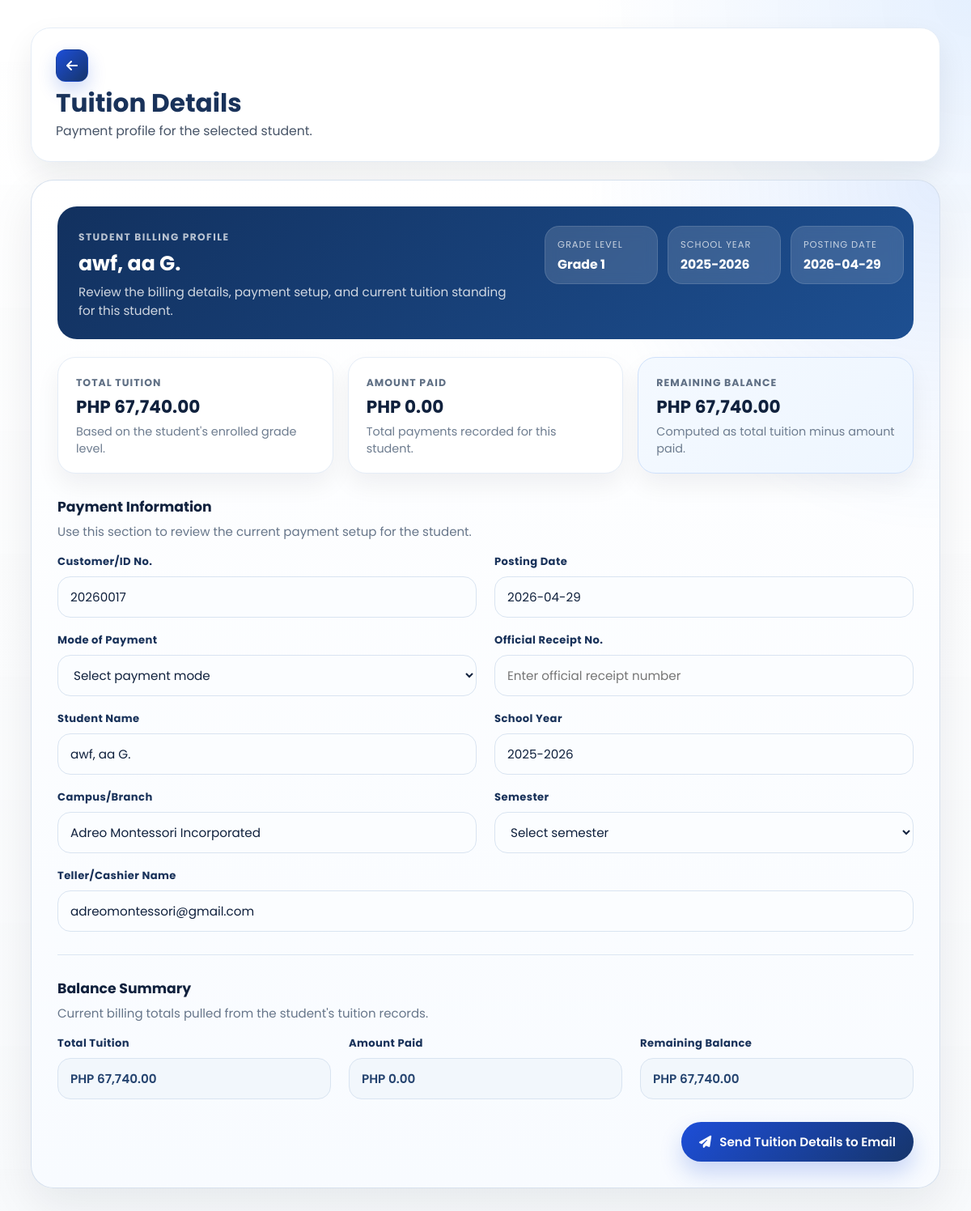
Before: /SmartEnroll/tuition_details.php?student_id=20260017 (signed in) with the older database file.
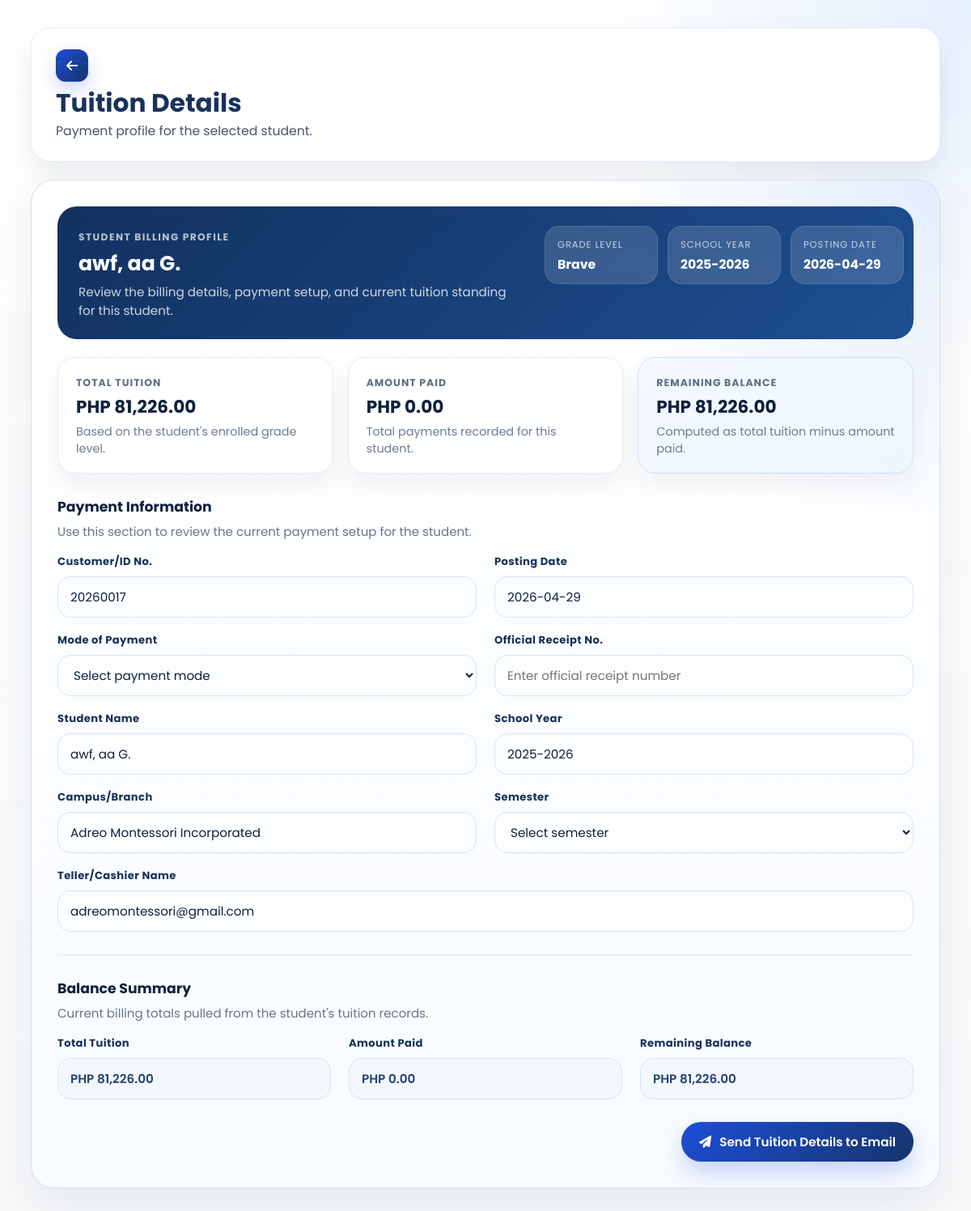
After: the same page with the newer database file.
### tables this page shows
CREATE TABLE `enrollments` (
  `id` int(11) NOT NULL,
  `grade_level` varchar(50) DEFAULT NULL,
  `student_id` varchar(20) DEFAULT NULL,
  `school_year` varchar(20) DEFAULT NULL,
  `student_status` varchar(50) DEFAULT NULL,
  `completion_date` date DEFAULT NULL,
  `learner_lname` varchar(100) DEFAULT NULL,
  `learner_fname` varchar(100) DEFAULT NULL,
  `learner_mname` varchar(100) DEFAULT NULL,
  `learner_ext` varchar(20) DEFAULT NULL,
  `nickname` varchar(100) DEFAULT NULL,
  `sex` varchar(20) DEFAULT NULL,
  `dob` varchar(20) DEFAULT NULL,
  `age` int(11) DEFAULT NULL,
  `mother_tongue` varchar(100) DEFAULT NULL,
  `religion` varchar(100) DEFAULT NULL,
  `email` varchar(150) DEFAULT NULL,
  `province` varchar(100) DEFAULT NULL,
  `municipality` varchar(100) DEFAULT NULL,
  `barangay` varchar(100) DEFAULT NULL,
  `street` varchar(150) DEFAULT NULL,
  `father_lname` varchar(100) DEFAULT NULL,
  `father_fname` varchar(100) DEFAULT NULL,
  `father_mname` varchar(100) DEFAULT NULL,
  `father_occ` varchar(100) DEFAULT NULL,
  `father_contact` varchar(50) DEFAULT NULL,
  `mother_lname` varchar(100) DEFAULT NULL,
  `mother_fname` varchar(100) DEFAULT NULL,
  `mother_mname` varchar(100) DEFAULT NULL,
  `mother_occ` varchar(100) DEFAULT NULL,
  `mother_contact` varchar(50) DEFAULT NULL,
  `mother_maiden` varchar(100) DEFAULT NULL,
  `guardian_type` varchar(50) DEFAULT NULL,
  `guardian_lname` varchar(100) DEFAULT NULL,
  `guardian_fname` varchar(100) DEFAULT NULL,
  `guardian_mname` varchar(100) DEFAULT NULL,
  `guardian_occ` varchar(100) DEFAULT NULL,
  `guardian_contact` varchar(50) DEFAULT NULL,
  `emergency1_name` varchar(150) DEFAULT NULL,
  `emergency1_relationship` varchar(100) DEFAULT NULL,
  `emergency1_contact` varchar(50) DEFAULT NULL,
  `emergency2_name` varchar(150) DEFAULT NULL,
  `emergency2_relationship` varchar(100) DEFAULT NULL,
  `emergency2_contact` varchar(50) DEFAULT NULL,
  `emergency3_name` varchar(150) DEFAULT NULL,
  `emergency3_relationship` varchar(100) DEFAULT NULL,
  `emergency3_contact` varchar(50) DEFAULT NULL,
  `special_needs` text DEFAULT NULL,
  `medication` varchar(10) DEFAULT NULL,
  `medication_details` text DEFAULT NULL,
  `created_at` timestamp NOT NULL DEFAULT current_timestamp()
);

CREATE TABLE `enrollment_grade_levels` (
  `id` int(11) NOT NULL,
  `grade_key` varchar(150) NOT NULL,
  `grade_label` varchar(150) NOT NULL,
  `tuition_fee` decimal(12,2) NOT NULL DEFAULT 0.00,
  `sort_order` int(11) NOT NULL DEFAULT 0,
  `is_active` tinyint(1) NOT NULL DEFAULT 1,
  `created_at` timestamp NOT NULL DEFAULT current_timestamp()
);

### SmartEnroll/tuition_details.php (the view, shortened to what the changed rows need)
<?php
require_once __DIR__ . '/enrollment_form_config.php';
$student = null;
$error = '';
function format_name(array $row): string
{
    $m = trim((string)($row['learner_mname'] ?? ''));
    $mi = $m !== '' ? strtoupper(mb_substr($m, 0, 1)) . '.' : '';
    $full = trim(
        ($row['learner_lname'] ?? '') . ', ' .
        ($row['learner_fname'] ?? '') . ' ' . $mi
    );
    return trim(preg_replace('/\s+/', ' ', $full), ' ,');
}
function format_money(?float $amount): string
{
    return 'PHP ' . number_format((float)$amount, 2);
}
try {
    $conn = new mysqli('127.0.0.1', 'root', '', 'smartenroll');
    $conn->set_charset('utf8mb4');
    $studentId = trim((string)($_GET['student_id'] ?? $_POST['student_id'] ?? ''));
    $stmt = $conn->prepare("SELECT id, student_id, learner_lname, learner_fname, learner_mname, grade_level, school_year, completion_date, email FROM enrollments WHERE student_id = ? LIMIT 1");
    $stmt->bind_param('s', $studentId);
    $stmt->execute();
    $result = $stmt->get_result();
    $student = $result->fetch_assoc();
} catch (Throwable $e) {
    $error = $e->getMessage();
}
$studentName = $student ? format_name($student) : '';
$schoolYear = $student['school_year'] ?? '';
$completionDate = $student['completion_date'] ?? '';
$gradeLevel = $student['grade_level'] ?? '';
$totalTuition = isset($conn) && $conn instanceof mysqli
    ? (smartenroll_resolve_grade_tuition_fee($gradeLevel, $conn) ?? 0.0)
    : (smartenroll_resolve_grade_tuition_fee($gradeLevel) ?? 0.0);
$amountPaid = 0.0;
if ($student && isset($conn) && $conn instanceof mysqli) {
    $selectedEnrollmentId = (int)($student['id'] ?? 0);
    $selectedSchoolYear = trim((string)($student['school_year'] ?? ''));
    $tableCheck = $conn->query("SHOW TABLES LIKE 'tuition_payments'");
    $hasPaymentsTable = $tableCheck && $tableCheck->num_rows > 0;
    if ($hasPaymentsTable && $selectedEnrollmentId > 0) {
        $paymentStmt = $conn->prepare(
            "SELECT COALESCE(SUM(amount_paid), 0) AS total_paid
             FROM tuition_payments
             WHERE enrollment_id = ?
               AND COALESCE(school_year, '') = ?"
        );
        $paymentStmt->bind_param('is', $selectedEnrollmentId, $selectedSchoolYear);
        $paymentStmt->execute();
        $paymentRow = $paymentStmt->get_result()->fetch_assoc();
        $amountPaid = (float)($paymentRow['total_paid'] ?? 0);
    }
}
$remainingBalance = max(0, round($totalTuition - $amountPaid, 2));
?>
<!DOCTYPE html>
<html lang="en">
<head>
    <link rel="stylesheet" href="css/style.css">
    <link rel="stylesheet" href="css/tuition_details.css">
    <link rel="stylesheet" href="https://cdnjs.cloudflare.com/ajax/libs/font-awesome/6.5.0/css/all.min.css">
</head>
<body class="dashboard-page dashboard-white-page">
<main class="dashboard-main">
    <div class="dashboard-header tuition-header tuition-header-bar">
        <div class="student-header-left">
            <div class="student-header-title">
                <h1>Tuition Details</h1>
            </div>
        </div>
    </div>
    <section class="tuition-section">
        <div class="tuition-card tuition-form-card">
            <?php if ($error): ?>
                <div class="student-error"><strong>Unable to load student.</strong> <?php echo htmlspecialchars($error); ?></div>
            <?php else: ?>
                <div class="tuition-overview">
                    <div class="tuition-overview-copy">
                        <span class="tuition-overview-label">Student Billing Profile</span>
                        <h2><?php echo htmlspecialchars($studentName); ?></h2>
                        <p>Review the billing details, payment setup, and current tuition standing for this student.</p>
                    </div>
                    <div class="tuition-overview-meta">
                        <div class="tuition-meta-chip">
                            <span>Grade Level</span>
                            <strong><?php echo htmlspecialchars($student['grade_level'] ?? '—'); ?></strong>
                        </div>
                        <div class="tuition-meta-chip">
                            <span>School Year</span>
                            <strong><?php echo htmlspecialchars($schoolYear ?: '—'); ?></strong>
                        </div>
                        <div class="tuition-meta-chip">
                            <span>Posting Date</span>
                            <strong><?php echo htmlspecialchars($completionDate ?: date('Y-m-d')); ?></strong>
                        </div>
                    </div>
                </div>
                <div class="tuition-summary-grid">
                    <div class="tuition-summary-card">
                        <span>Total Tuition</span>
                        <strong><?php echo htmlspecialchars(format_money($totalTuition)); ?></strong>
                        <small>Based on the student's enrolled grade level.</small>
                    </div>
                    <div class="tuition-summary-card">
                        <span>Amount Paid</span>
                        <strong><?php echo htmlspecialchars(format_money($amountPaid)); ?></strong>
                        <small>Total payments recorded for this student.</small>
                    </div>
                    <div class="tuition-summary-card accent">
                        <span>Remaining Balance</span>
                        <strong><?php echo htmlspecialchars(format_money($remainingBalance)); ?></strong>
                        <small>Computed as total tuition minus amount paid.</small>
                    </div>
                </div>
                <div class="tuition-form-section">
                    <div class="tuition-section-head">
                        <h3>Payment Information</h3>
                        <p>Use this section to review the current payment setup for the student.</p>
                    </div>
                    <div class="tuition-form-grid">
                        <div class="tuition-field">
                            <label>Customer/ID No.</label>
                            <input type="text" value="<?php echo htmlspecialchars($student['student_id'] ?? '—'); ?>">
                        </div>
                        <div class="tuition-field">
                            <label>Posting Date</label>
                            <input type="text" value="<?php echo htmlspecialchars($completionDate ?: date('Y-m-d')); ?>">
                        </div>
                        <div class="tuition-field">
                            <label>Mode of Payment</label>
                            <select>
                                <option value="">Select payment mode</option>
                            </select>
                        </div>
                        <div class="tuition-field">
                            <label>Official Receipt No.</label>
                            <input type="text" value="" placeholder="Enter official receipt number">
                        </div>
                        <div class="tuition-field">
                            <label>Student Name</label>
                            <input type="text" value="<?php echo htmlspecialchars($studentName); ?>">
                        </div>
                        <div class="tuition-field">
                            <label>School Year</label>
                            <input type="text" value="<?php echo htmlspecialchars($schoolYear ?: '—'); ?>">
                        </div>
                        <div class="tuition-field">
                            <label>Campus/Branch</label>
                            <input type="text" value="Adreo Montessori Incorporated">
                        </div>
                        <div class="tuition-field">
                            <label>Semester</label>
                            <select>
                                <option value="">Select semester</option>
                            </select>
                        </div>
                        <div class="tuition-field tuition-field-wide">
                            <label>Teller/Cashier Name</label>
                            <input type="text" value="adreomontessori@gmail.com">
                        </div>
                    </div>
                </div>
                <hr class="tuition-divider">
                <div class="tuition-form-section">
                    <div class="tuition-section-head">
                        <h3>Balance Summary</h3>
                        <p>Current billing totals pulled from the student's tuition records.</p>
                    </div>
                    <div class="tuition-form-grid tuition-balance-grid">
                        <div class="tuition-field">
                            <label>Total Tuition</label>
                            <input type="text" value="<?php echo htmlspecialchars(format_money($totalTuition)); ?>" readonly>
                        </div>
                        <div class="tuition-field">
                            <label>Amount Paid</label>
                            <input type="text" value="<?php echo htmlspecialchars(format_money($amountPaid)); ?>" readonly>
                        </div>
                        <div class="tuition-field">
                            <label>Remaining Balance</label>
                            <input type="text" value="<?php echo htmlspecialchars(format_money($remainingBalance)); ?>" readonly>
                        </div>
                    </div>
                </div>
                <div class="tuition-actions">
                    <form method="post" action="tuition_details.php">
                        <button type="submit" class="tuition-email-btn" <?php echo filter_var((string)($student['email'] ?? ''), FILTER_VALIDATE_EMAIL) ? '' : 'disabled'; ?>>
                            <i class="fa-solid fa-paper-plane"></i>
                            Send Tuition Details to Email
                        </button>
                    </form>
                </div>
            <?php endif; ?>
        </div>
    </section>
</main>
<script src="js/tuition_details.js"></script></body>
</html>

Changed rows visible on the page:
changed enrollments "awf, aa G.": grade_level "Grade 1" → "Brave"; grade_level.tuition_fee "PHP 67,740.00" → "PHP 81,226.00"
Other visible differences:
format_money($remainingBalance): "PHP 67,740.00" → "PHP 81,226.00"
form field format_money: "PHP 67,740.00" → "PHP 81,226.00"
